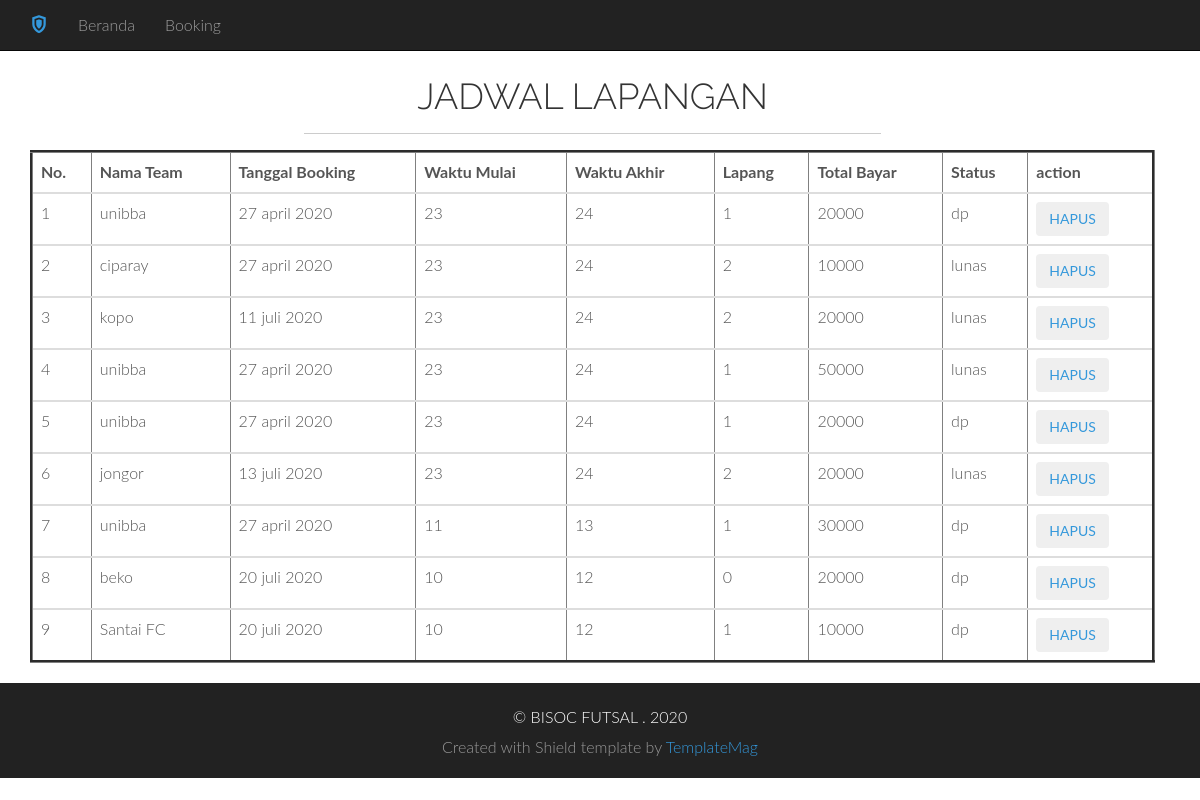
The app's page /futsal-bisoc/view/jadwal/jadwal.php with its own data.
### tables this page shows
CREATE TABLE `jadwal` (
  `id` int(11) NOT NULL,
  `nama_team` varchar(255) NOT NULL,
  `tanggal_booking` text NOT NULL,
  `tempat_lapang` int(255) NOT NULL,
  `mulai_jam` int(255) NOT NULL,
  `akhir_jam` int(255) NOT NULL,
  `total_bayar` int(255) NOT NULL,
  `status_bayar` varchar(255) NOT NULL
);

### futsal-bisoc/view/jadwal/jadwal.php (the view, shortened to what this page needs)
<?php
require_once'../../function/connection.php';
?>
<!DOCTYPE html >
<html>
<head>
  <link href="../../lib/bootstrap/css/bootstrap.min.css" rel="stylesheet">
  <link href="../../lib/icomoon/icomoon.css" rel="stylesheet">
  <link href="../../css/style.css" rel="stylesheet">
</head>
<body>
			<div id="navbar-main">
		    <div class="navbar navbar-inverse navbar-fixed-top">
		      <div class="container">
		        <div class="navbar-header">
		          <a class="navbar-brand hidden-xs hidden-sm smoothscroll" href="#home"><span class="icon icon-shield" style="font-size:18px; color:#3498db;"></span></a>
		        </div>
		        <div class="navbar-collapse collapse">
		          <ul class="nav navbar-nav">
		           <li><a href="../../index.php" >Beranda</a></li>
			            <li> <a href="../booking/booking.php">Booking</a></li>
		        </div>
		      </div>
		    </div>
		  </div>
		<div class="container" id="about" name="about">
			<div class="row white">
			   	<br>
			    <h1 class="centered">JADWAL LAPANGAN</h1>
			    <hr>
			    <div class="col-lg-12">
			        <form action="" method="POST">
				<?php
						$queryJadwal = mysqli_query($link, "SELECT * FROM jadwal");
						if (mysqli_num_rows($queryJadwal) == 0) {
							echo "Gagal menampilkan data";
						}else{
					 ?>
				<table class="table table-sm" border="3">
					<thead>
					<tr>
						<th>No.</th>
						<th>Nama Team</th>
						<th>Tanggal Booking</th>
						<th>Waktu Mulai</th>
						<th>Waktu Akhir</th>
						<th>Lapang</th>
						<th>Total Bayar</th>
						<th>Status</th>
						<th>action</th>
					</tr>
					</thead>
					<?php
						$no = 1;
						while ($row = mysqli_fetch_assoc($queryJadwal)) {
					?>
					<tbody>
						<tr>
							<td><?php echo $no; ?></td>
							<td><?php echo $row['nama_team']; ?></td>
							<td><?php echo $row['tanggal_booking']; ?></td>
							<td><?php echo $row['mulai_jam'] ;?></td>
							<td><?php echo $row['akhir_jam']; ?></td>
							<td><?php echo $row['tempat_lapang']; ?></td>
							<td><?php echo $row['total_bayar'] ?></td>
							<td><?php echo $row['status_bayar']?></td>
							<td>
								<button type="submit" class="btn btn-large"><a href="hapus_jadwal.php?id=<?= $row['id'];  ?>" type="button">HAPUS</a></button>
							</td>
						</tr>
					</tbody>
					<?php $no++; } ?>
				</table>
				<?php } ?>
			</form>
	      </div>
    	</div>
  		</div>
<div id="copyrights">
  <div class="container">
    <p>
      &copy; BISOC FUTSAL <strong></strong>. 2020
    </p>
    <div class="credits">
      Created with Shield template by <a href="https://templatemag.com/">TemplateMag</a>
    </div>
  </div>
</div>
</body>
</html>

### futsal-bisoc/css/style.css (style rules this page uses)
html, button, input, select, textarea { color: #222; }
body { font-size: 1em; line-height: 1.4; }
hr { display: block; height: 1px; border: 0; border-top: 1px solid #ccc; margin: 1em 0; padding: 0; }
html, body { height: 100%; }
body { font-family: "Lato"; font-weight: 300; font-size: 16px; color: #555; -webkit-font-smoothing: antialiased; -webkit-overflow-scrolling: touch; }
.row { margin-right: 0px; margin-left: -15px; }
hr { position: relative; border: none; }
hr:before { content: " "; position: absolute; top: 0; left: 25%; width: 50%; height: 2px; background: #ccc; }
h1, h2, h3, h4, h5, h6 { font-family: "Raleway"; font-weight: 300; color: #333; }
p { line-height: 28px; margin-bottom: 25px; }
.centered { text-align: center; }
a { color: #3498db; word-wrap: break-word; -webkit-transition: color 0.1s ease-in, background 0.1s ease-in; -moz-transition: color 0.1s ease-in, background 0.1s ease-in; -ms-transition: color 0.1s ease-in, background 0.1s ease-in; -o-transition: color 0.1s ease-in, background 0.1s ease-in; transition: color 0.1s ease-in, background 0.1s ease-in; }
a:before, a:after { -webkit-transition: color 0.1s ease-in, background 0.1s ease-in; -moz-transition: color 0.1s ease-in, background 0.1s ease-in; -ms-transition: color 0.1s ease-in, background 0.1s ease-in; -o-transition: color 0.1s ease-in, background 0.1s ease-in; transition: color 0.1s ease-in, background 0.1s ease-in; }
.white h1 { padding-top: 35px; }
#copyrights { background: #222222; padding: 20px 0; text-align: center; }
#copyrights p { margin-bottom: 5px; color: #fff; }
#copyrights a { color: #3498db; }
.credits { color: #999; }

### records on screen
jadwal: nama_team "unibba", tanggal_booking "27 april 2020", mulai_jam "23", akhir_jam "24", tempat_lapang "1", total_bayar "20000", status_bayar "dp"
jadwal: nama_team "ciparay", tanggal_booking "27 april 2020", mulai_jam "23", akhir_jam "24", tempat_lapang "2", total_bayar "10000", status_bayar "lunas"
jadwal: nama_team "kopo", tanggal_booking "11 juli 2020", mulai_jam "23", akhir_jam "24", tempat_lapang "2", total_bayar "20000", status_bayar "lunas"
jadwal: nama_team "unibba", tanggal_booking "27 april 2020", mulai_jam "23", akhir_jam "24", tempat_lapang "1", total_bayar "50000", status_bayar "lunas"
jadwal: nama_team "unibba", tanggal_booking "27 april 2020", mulai_jam "23", akhir_jam "24", tempat_lapang "1", total_bayar "20000", status_bayar "dp"
jadwal: nama_team "jongor", tanggal_booking "13 juli 2020", mulai_jam "23", akhir_jam "24", tempat_lapang "2", total_bayar "20000", status_bayar "lunas"
jadwal: nama_team "unibba", tanggal_booking "27 april 2020", mulai_jam "11", akhir_jam "13", tempat_lapang "1", total_bayar "30000", status_bayar "dp"
jadwal: nama_team "beko", tanggal_booking "20 juli 2020", mulai_jam "10", akhir_jam "12", tempat_lapang "0", total_bayar "20000", status_bayar "dp"
jadwal: nama_team "Santai FC", tanggal_booking "20 juli 2020", mulai_jam "10", akhir_jam "12", tempat_lapang "1", total_bayar "10000", status_bayar "dp"
